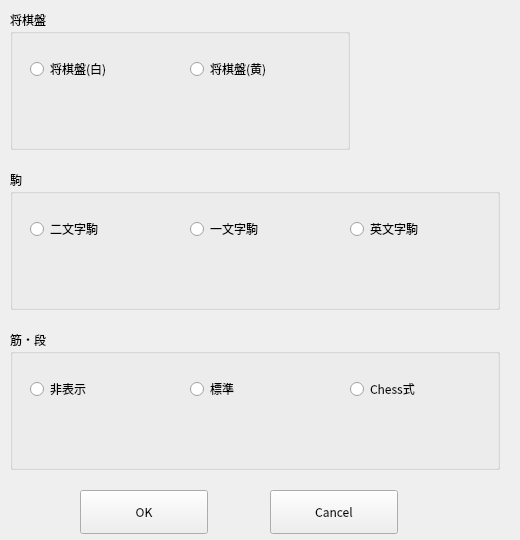
<?xml version="1.0" encoding="UTF-8"?>
<ui version="4.0">
 <class>settingWindow</class>
 <widget class="QWidget" name="settingWindow">
  <property name="geometry">
   <rect>
    <x>0</x>
    <y>0</y>
    <width>520</width>
    <height>540</height>
   </rect>
  </property>
  <property name="windowTitle">
   <string>表示設定</string>
  </property>
  <widget class="QGroupBox" name="groupBoxBoard">
   <property name="geometry">
    <rect>
     <x>10</x>
     <y>10</y>
     <width>340</width>
     <height>140</height>
    </rect>
   </property>
   <property name="font">
    <font>
     <family>Noto Sans CJK JP</family>
    </font>
   </property>
   <property name="title">
    <string>将棋盤</string>
   </property>
   <widget class="QRadioButton" name="radioButtonBoardV1">
    <property name="geometry">
     <rect>
      <x>20</x>
      <y>40</y>
      <width>140</width>
      <height>38</height>
     </rect>
    </property>
    <property name="text">
     <string>将棋盤(白)</string>
    </property>
    <attribute name="buttonGroup">
     <string notr="true">buttonGroupBoard</string>
    </attribute>
   </widget>
   <widget class="QRadioButton" name="radioButtonBoardV2">
    <property name="geometry">
     <rect>
      <x>180</x>
      <y>40</y>
      <width>140</width>
      <height>38</height>
     </rect>
    </property>
    <property name="text">
     <string>将棋盤(黄)</string>
    </property>
    <attribute name="buttonGroup">
     <string notr="true">buttonGroupBoard</string>
    </attribute>
   </widget>
   <widget class="QLabel" name="labelBoardV1">
    <property name="geometry">
     <rect>
      <x>20</x>
      <y>80</y>
      <width>100</width>
      <height>50</height>
     </rect>
    </property>
    <property name="text">
     <string/>
    </property>
    <property name="pixmap">
     <pixmap>../images/setting_dialog/board_image_ver_1.png</pixmap>
    </property>
   </widget>
   <widget class="QLabel" name="labelBoardV2">
    <property name="geometry">
     <rect>
      <x>180</x>
      <y>80</y>
      <width>100</width>
      <height>50</height>
     </rect>
    </property>
    <property name="text">
     <string/>
    </property>
    <property name="pixmap">
     <pixmap>../images/setting_dialog/board_image_ver_2.png</pixmap>
    </property>
   </widget>
  </widget>
  <widget class="QGroupBox" name="groupBoxPiece">
   <property name="geometry">
    <rect>
     <x>10</x>
     <y>170</y>
     <width>490</width>
     <height>140</height>
    </rect>
   </property>
   <property name="font">
    <font>
     <family>Noto Sans CJK JP</family>
    </font>
   </property>
   <property name="title">
    <string>駒</string>
   </property>
   <widget class="QRadioButton" name="radioButtonPieceV1">
    <property name="geometry">
     <rect>
      <x>20</x>
      <y>40</y>
      <width>140</width>
      <height>38</height>
     </rect>
    </property>
    <property name="text">
     <string>二文字駒</string>
    </property>
    <attribute name="buttonGroup">
     <string notr="true">buttonGroupPiece</string>
    </attribute>
   </widget>
   <widget class="QRadioButton" name="radioButtonPieceV2">
    <property name="geometry">
     <rect>
      <x>180</x>
      <y>40</y>
      <width>140</width>
      <height>38</height>
     </rect>
    </property>
    <property name="text">
     <string>一文字駒</string>
    </property>
    <attribute name="buttonGroup">
     <string notr="true">buttonGroupPiece</string>
    </attribute>
   </widget>
   <widget class="QRadioButton" name="radioButtonPieceV3">
    <property name="geometry">
     <rect>
      <x>340</x>
      <y>40</y>
      <width>140</width>
      <height>38</height>
     </rect>
    </property>
    <property name="text">
     <string>英文字駒</string>
    </property>
    <attribute name="buttonGroup">
     <string notr="true">buttonGroupPiece</string>
    </attribute>
   </widget>
   <widget class="QLabel" name="labelPieceV1">
    <property name="geometry">
     <rect>
      <x>20</x>
      <y>80</y>
      <width>100</width>
      <height>50</height>
     </rect>
    </property>
    <property name="text">
     <string/>
    </property>
    <property name="pixmap">
     <pixmap>../images/setting_dialog/piece_image_ver_1.png</pixmap>
    </property>
   </widget>
   <widget class="QLabel" name="labelPieceV2">
    <property name="geometry">
     <rect>
      <x>180</x>
      <y>80</y>
      <width>100</width>
      <height>50</height>
     </rect>
    </property>
    <property name="text">
     <string/>
    </property>
    <property name="pixmap">
     <pixmap>../images/setting_dialog/piece_image_ver_2.png</pixmap>
    </property>
   </widget>
   <widget class="QLabel" name="labelPieceV3">
    <property name="geometry">
     <rect>
      <x>340</x>
      <y>80</y>
      <width>100</width>
      <height>50</height>
     </rect>
    </property>
    <property name="text">
     <string/>
    </property>
    <property name="pixmap">
     <pixmap>../images/setting_dialog/piece_image_ver_3.png</pixmap>
    </property>
   </widget>
  </widget>
  <widget class="QGroupBox" name="groupBoxRank">
   <property name="geometry">
    <rect>
     <x>10</x>
     <y>330</y>
     <width>490</width>
     <height>140</height>
    </rect>
   </property>
   <property name="font">
    <font>
     <family>Noto Sans CJK JP</family>
    </font>
   </property>
   <property name="title">
    <string>筋・段</string>
   </property>
   <widget class="QRadioButton" name="radioButtonRankV0">
    <property name="geometry">
     <rect>
      <x>20</x>
      <y>40</y>
      <width>140</width>
      <height>38</height>
     </rect>
    </property>
    <property name="text">
     <string>非表示</string>
    </property>
    <attribute name="buttonGroup">
     <string notr="true">buttonGroupRank</string>
    </attribute>
   </widget>
   <widget class="QRadioButton" name="radioButtonRankV1">
    <property name="geometry">
     <rect>
      <x>180</x>
      <y>40</y>
      <width>140</width>
      <height>38</height>
     </rect>
    </property>
    <property name="text">
     <string>標準</string>
    </property>
    <attribute name="buttonGroup">
     <string notr="true">buttonGroupRank</string>
    </attribute>
   </widget>
   <widget class="QRadioButton" name="radioButtonRankV2">
    <property name="geometry">
     <rect>
      <x>340</x>
      <y>40</y>
      <width>140</width>
      <height>38</height>
     </rect>
    </property>
    <property name="text">
     <string>Chess式</string>
    </property>
    <attribute name="buttonGroup">
     <string notr="true">buttonGroupRank</string>
    </attribute>
   </widget>
   <widget class="QLabel" name="labelRankV0">
    <property name="geometry">
     <rect>
      <x>20</x>
      <y>80</y>
      <width>100</width>
      <height>50</height>
     </rect>
    </property>
    <property name="text">
     <string/>
    </property>
    <property name="pixmap">
     <pixmap>../images/setting_dialog/rank_style_0.png</pixmap>
    </property>
   </widget>
   <widget class="QLabel" name="labelRankV1">
    <property name="geometry">
     <rect>
      <x>180</x>
      <y>80</y>
      <width>100</width>
      <height>50</height>
     </rect>
    </property>
    <property name="text">
     <string/>
    </property>
    <property name="pixmap">
     <pixmap>../images/setting_dialog/rank_style_1.png</pixmap>
    </property>
   </widget>
   <widget class="QLabel" name="labelRankV2">
    <property name="geometry">
     <rect>
      <x>340</x>
      <y>80</y>
      <width>100</width>
      <height>50</height>
     </rect>
    </property>
    <property name="text">
     <string/>
    </property>
    <property name="pixmap">
     <pixmap>../images/setting_dialog/rank_style_2.png</pixmap>
    </property>
   </widget>
  </widget>
  <widget class="QPushButton" name="pushButtonOK">
   <property name="geometry">
    <rect>
     <x>80</x>
     <y>490</y>
     <width>128</width>
     <height>44</height>
    </rect>
   </property>
   <property name="font">
    <font>
     <family>Noto Sans CJK JP</family>
    </font>
   </property>
   <property name="text">
    <string>OK</string>
   </property>
  </widget>
  <widget class="QPushButton" name="pushButtonCancel">
   <property name="geometry">
    <rect>
     <x>270</x>
     <y>490</y>
     <width>128</width>
     <height>44</height>
    </rect>
   </property>
   <property name="font">
    <font>
     <family>Noto Sans CJK JP</family>
    </font>
   </property>
   <property name="text">
    <string>Cancel</string>
   </property>
  </widget>
 </widget>
 <resources/>
 <connections/>
 <buttongroups>
  <buttongroup name="buttonGroupBoard"/>
  <buttongroup name="buttonGroupPiece"/>
  <buttongroup name="buttonGroupRank"/>
 </buttongroups>
</ui>
